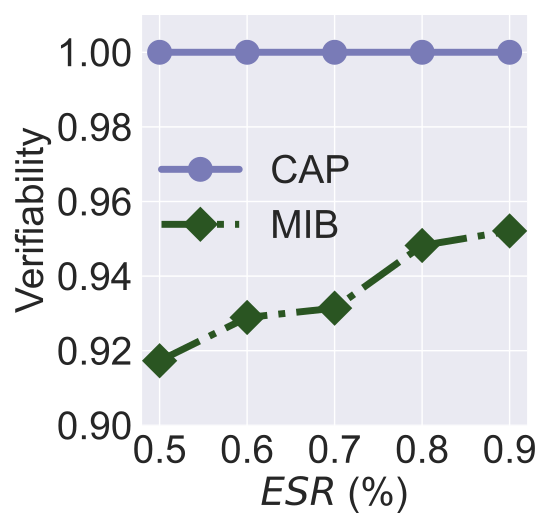

Here is the Python script that generated this plot:


import numpy as np
import matplotlib.pyplot as plt

epsilon = 3
beta = 1 / epsilon


x=[1, 2, 3, 4, 5 ]
# validation_for_plt =[97,95.8600, 94.9400, 93.5400, 93.2400]
# attack_for_plt=[0, 0.3524, 0, 0.1762, 0.1762]
# basic_for_plt=[99.8, 99.8, 99.8, 99.8, 99.8]

labels = ['0.5', '0.6', '0.7', '0.8', '0.9']
# unl_org = [97.77, 97.55, 97.35, 97.29, 97.21, 97.21]

unl_cap = [1,1, 1, 1, 1 ]

unl_mib = [0.9173, 0.9289, 0.9314, 0.9482, 0.9521 ]



plt.style.use('seaborn')
plt.figure(figsize=(5.5, 5.3))
l_w=5
m_s=15
marker_s = 3
markevery=1
#plt.figure(figsize=(8, 5.3))
#plt.plot(x, unl_fr, color='blue', marker='^', label='Retrain',linewidth=l_w, markersize=m_s)
plt.plot(x, unl_cap, linestyle='-', color='#797BB7', marker='o', fillstyle='full', markevery=markevery,label='CAP', linewidth=l_w, markersize=m_s, markeredgewidth=marker_s)


#plt.plot(x, unl_muv, linestyle='--', color='#9BC985',  marker='s', fillstyle='full', markevery=markevery, label='TaPD',linewidth=l_w, markersize=m_s, markeredgewidth=marker_s)


# plt.plot(x, unl_mib_bck, linestyle=':', color='r',  marker='^', fillstyle='none', markevery=markevery,
#          label='MIB (bac.)', linewidth=l_w,  markersize=m_s, markeredgewidth=marker_s)


plt.plot(x, unl_mib, linestyle='-.', color='#2A5522',  marker='D', fillstyle='full', markevery=markevery,
         label='MIB',linewidth=l_w, markersize=m_s, markeredgewidth=marker_s)



#plt.plot(x, unl_vibu, color='silver',  marker='d',  label='VIBU',linewidth=4,  markersize=10)

# plt.plot(x, y_sa03, color='r',  marker='2',  label='AAAI21 A_acc, pr=0.3',linewidth=3, markersize=8)
# plt.plot(x, y_sa05, color='darkblue',  marker='4',  label='AAAI21 A_acc, pr=0.5',linewidth=3, markersize=8)
# plt.plot(x, y_ma03, color='darkviolet',  marker='3',  label='FedMC A_acc, pr=0.3',linewidth=3, markersize=8)
# plt.plot(x, y_ma05, color='cyan',  marker='p',  label='FedMC A_acc, pr=0.5',linewidth=3, markersize=8)


# plt.grid()
leg = plt.legend(fancybox=True, shadow=True)
# plt.xlabel('Malicious Client Ratio (%)' ,fontsize=16)
plt.ylabel('Verifiability' ,fontsize=28)
my_y_ticks = np.arange(0.9, 1.01, 0.02)
plt.yticks(my_y_ticks,fontsize=28)
plt.ylim(0.9, 1.01)
plt.xlabel('$\it{ESR}$ (%)', fontsize=28)

plt.xticks(x, labels, fontsize=28)
# plt.title('CIFAR10 IID')

#plt.annotate(r"1e0", xy=(0.1, 1.01), xycoords='axes fraction', xytext=(-10, 10),textcoords='offset points', ha='right', va='center', fontsize=15)


# plt.title('(c) Utility Preservation', fontsize=24)
plt.legend(loc=(0.01, 0.4),fontsize=28)
plt.tight_layout()
#plt.title("MNIST")
plt.rcParams['figure.figsize'] = (2.0, 1)
plt.rcParams['image.interpolation'] = 'nearest'
plt.rcParams['figure.subplot.left'] = 0.11
plt.rcParams['figure.subplot.bottom'] = 0.08
plt.rcParams['figure.subplot.right'] = 0.977
plt.rcParams['figure.subplot.top'] = 0.969
plt.savefig('celeba_verifiability_sample_size_sim_analysis.pdf', format='pdf', dpi=200)
plt.show()
